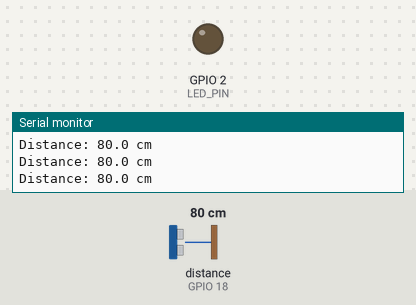
Bench run of a sketch on a simulated ESP32. Parts: output pins drawn as LEDs (lit = HIGH), the last lines printed to the serial monitor. Wiring (inferred from the names in the program): ultrasonic range finder: trigger GPIO 5; echo GPIO 18. The test bench sets the inputs (shaded band); at power-on: distance to the obstacle (sensor on GPIO 18) 80 cm. The echo pulse lasts 58.3 µs per cm; pins used as bus, display or sensor lines are not drawn.

Above: at 1.3 s.
1.4 s: distance to the obstacle (sensor on GPIO 18) set to 22 cm
2.9 s: distance to the obstacle (sensor on GPIO 18) set to 19 cm
At 4.0 s:
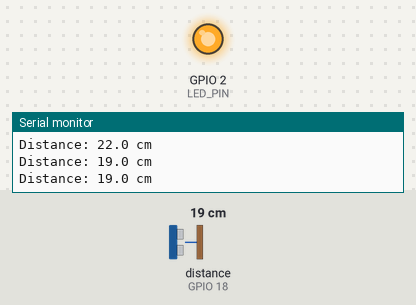
4.5 s: distance to the obstacle (sensor on GPIO 18) set to 35 cm
At 5.4 s:
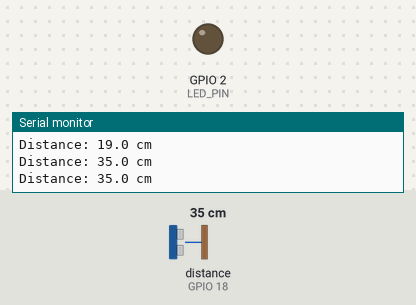
6.0 s: distance to the obstacle (sensor on GPIO 18) set to 2 cm
At 6.7 s:
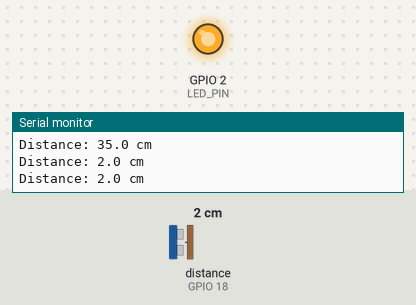
Timing chart, 0 to 8.5 s (numbered marks = the images above; inputs shaded):
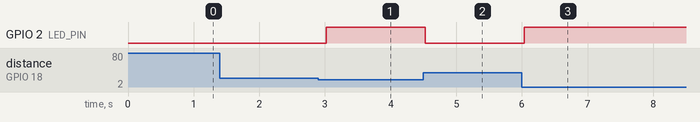

Measured:
- the behaviour switches between 21 and 20 cm on distance to the obstacle (sensor on GPIO 18) (found by bisection; images 0 and 1)
- after the input at 2.9 s, GPIO 2 (LED_PIN): LOW → HIGH after 0.12 s
- after the input at 4.5 s, GPIO 2 (LED_PIN): HIGH → LOW at once
- after the input at 6.0 s, GPIO 2 (LED_PIN): LOW → HIGH at once

The sketch:

main.ino
```cpp
/*
  ESP32 Distance Sensor
  Board:     ESP32 DevKit V1 (ESP32 Dev Module)
  Sensor:    HC-SR04 ultrasonic
  Libraries: none (uses the Arduino core only)

  Connections
    HC-SR04 VCC  -> VIN (5 V)
    HC-SR04 GND  -> GND
    HC-SR04 TRIG -> GPIO 5
    HC-SR04 ECHO -> GPIO 18 (through a 1k / 2k voltage divider)
    LED anode    -> GPIO 2 (through 220 ohm)
    LED cathode  -> GND
*/

const int TRIG_PIN = 5;
const int ECHO_PIN = 18;
const int LED_PIN = 2;

const float ALERT_DISTANCE_CM = 20.0;
const unsigned long ECHO_TIMEOUT_US = 30000;  // about 5 m round trip

float readDistanceCm() {
  // A 10 microsecond pulse on TRIG starts one measurement
  digitalWrite(TRIG_PIN, LOW);
  delayMicroseconds(2);
  digitalWrite(TRIG_PIN, HIGH);
  delayMicroseconds(10);
  digitalWrite(TRIG_PIN, LOW);

  unsigned long duration = pulseIn(ECHO_PIN, HIGH, ECHO_TIMEOUT_US);
  if (duration == 0) {
    return -1.0;  // no echo received
  }

  // Sound travels 0.0343 cm per microsecond; halve for the round trip
  return duration * 0.0343 / 2.0;
}

void setup() {
  Serial.begin(115200);
  pinMode(TRIG_PIN, OUTPUT);
  pinMode(ECHO_PIN, INPUT);
  pinMode(LED_PIN, OUTPUT);
}

void loop() {
  float distance = readDistanceCm();

  if (distance < 0) {
    Serial.println("Out of range");
    digitalWrite(LED_PIN, LOW);
  } else {
    Serial.print("Distance: ");
    Serial.print(distance, 1);
    Serial.println(" cm");
    digitalWrite(LED_PIN, distance < ALERT_DISTANCE_CM ? HIGH : LOW);
  }

  delay(500);
}
```
